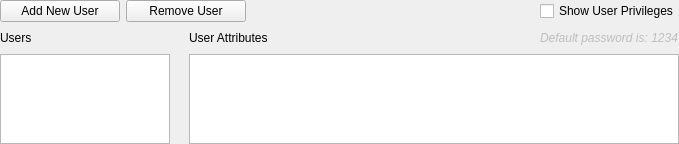
<?xml version="1.0" encoding="UTF-8"?>
<ui version="4.0">
 <class>UsersAdminForm</class>
 <widget class="QWidget" name="UsersAdminForm">
  <property name="geometry">
   <rect>
    <x>0</x>
    <y>0</y>
    <width>679</width>
    <height>144</height>
   </rect>
  </property>
  <property name="windowTitle">
   <string>Form</string>
  </property>
  <layout class="QGridLayout" name="gridLayout">
   <property name="leftMargin">
    <number>0</number>
   </property>
   <property name="topMargin">
    <number>0</number>
   </property>
   <property name="rightMargin">
    <number>0</number>
   </property>
   <property name="bottomMargin">
    <number>0</number>
   </property>
   <item row="0" column="0">
    <widget class="QPushButton" name="pushButtonNew">
     <property name="minimumSize">
      <size>
       <width>120</width>
       <height>0</height>
      </size>
     </property>
     <property name="maximumSize">
      <size>
       <width>16777215</width>
       <height>16777215</height>
      </size>
     </property>
     <property name="text">
      <string>Add New User</string>
     </property>
    </widget>
   </item>
   <item row="0" column="1" colspan="2">
    <widget class="QPushButton" name="pushButtonDelete">
     <property name="minimumSize">
      <size>
       <width>120</width>
       <height>0</height>
      </size>
     </property>
     <property name="maximumSize">
      <size>
       <width>16777215</width>
       <height>16777215</height>
      </size>
     </property>
     <property name="text">
      <string>Remove User</string>
     </property>
    </widget>
   </item>
   <item row="0" column="3" colspan="2">
    <spacer name="horizontalSpacer_2">
     <property name="orientation">
      <enum>Qt::Horizontal</enum>
     </property>
     <property name="sizeHint" stdset="0">
      <size>
       <width>267</width>
       <height>20</height>
      </size>
     </property>
    </spacer>
   </item>
   <item row="0" column="5">
    <widget class="QCheckBox" name="checkBoxCustomPrivileges">
     <property name="maximumSize">
      <size>
       <width>157</width>
       <height>16777215</height>
      </size>
     </property>
     <property name="text">
      <string>Show User Privileges</string>
     </property>
    </widget>
   </item>
   <item row="1" column="0">
    <widget class="QLabel" name="label_3">
     <property name="text">
      <string>Users</string>
     </property>
    </widget>
   </item>
   <item row="1" column="2" colspan="2">
    <widget class="QLabel" name="label">
     <property name="text">
      <string>User Attributes</string>
     </property>
    </widget>
   </item>
   <item row="1" column="4">
    <spacer name="horizontalSpacer">
     <property name="orientation">
      <enum>Qt::Horizontal</enum>
     </property>
     <property name="sizeHint" stdset="0">
      <size>
       <width>271</width>
       <height>20</height>
      </size>
     </property>
    </spacer>
   </item>
   <item row="1" column="5">
    <widget class="QLabel" name="label_2">
     <property name="enabled">
      <bool>false</bool>
     </property>
     <property name="font">
      <font>
       <italic>true</italic>
      </font>
     </property>
     <property name="text">
      <string>Default password is: 1234</string>
     </property>
    </widget>
   </item>
   <item row="2" column="0" colspan="2">
    <widget class="QListWidget" name="listWidgetUsers">
     <property name="maximumSize">
      <size>
       <width>170</width>
       <height>16777215</height>
      </size>
     </property>
     <property name="alternatingRowColors">
      <bool>true</bool>
     </property>
    </widget>
   </item>
   <item row="2" column="2" colspan="4">
    <widget class="QTableWidget" name="tableWidgetUserAttribute">
     <property name="alternatingRowColors">
      <bool>true</bool>
     </property>
     <attribute name="horizontalHeaderDefaultSectionSize">
      <number>20</number>
     </attribute>
     <attribute name="verticalHeaderDefaultSectionSize">
      <number>20</number>
     </attribute>
    </widget>
   </item>
  </layout>
 </widget>
 <resources/>
 <connections/>
</ui>
